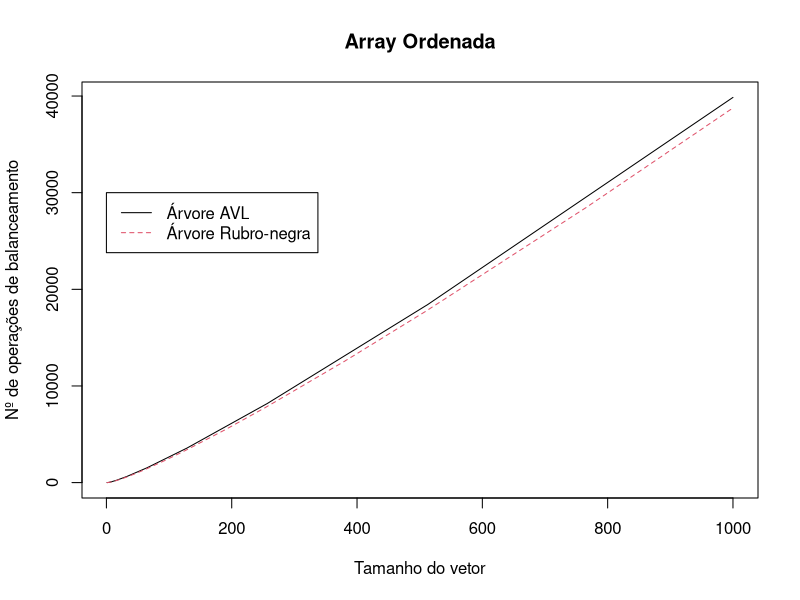

Here is the R script that generated this plot:
avl<-c(0,
       4,
       15,
       23,
       39,
       54,
       70,
       82,
       102,
       122,
       142,
       161,
       181,
       201,
       221,
       237,
       261,
       285,
       309,
       333,
       357,
       381,
       405,
       428,
       452,
       476,
       500,
       524,
       548,
       572,
       596,
       616,
       644,
       672,
       700,
       728,
       756,
       784,
       812,
       840,
       868,
       896,
       924,
       952,
       980,
       1008,
       1036,
       1063,
       1091,
       1119,
       1147,
       1175,
       1203,
       1231,
       1259,
       1287,
       1315,
       1343,
       1371,
       1399,
       1427,
       1455,
       1483,
       1507,
       1539,
       1571,
       1603,
       1635,
       1667,
       1699,
       1731,
       1763,
       1795,
       1827,
       1859,
       1891,
       1923,
       1955,
       1987,
       2019,
       2051,
       2083,
       2115,
       2147,
       2179,
       2211,
       2243,
       2275,
       2307,
       2339,
       2371,
       2403,
       2435,
       2467,
       2499,
       2530,
       2562,
       2594,
       2626,
       2658,
       2690,
       2722,
       2754,
       2786,
       2818,
       2850,
       2882,
       2914,
       2946,
       2978,
       3010,
       3042,
       3074,
       3106,
       3138,
       3170,
       3202,
       3234,
       3266,
       3298,
       3330,
       3362,
       3394,
       3426,
       3458,
       3490,
       3522,
       3550,
       3586,
       3622,
       3658,
       3694,
       3730,
       3766,
       3802,
       3838,
       3874,
       3910,
       3946,
       3982,
       4018,
       4054,
       4090,
       4126,
       4162,
       4198,
       4234,
       4270,
       4306,
       4342,
       4378,
       4414,
       4450,
       4486,
       4522,
       4558,
       4594,
       4630,
       4666,
       4702,
       4738,
       4774,
       4810,
       4846,
       4882,
       4918,
       4954,
       4990,
       5026,
       5062,
       5098,
       5134,
       5170,
       5206,
       5242,
       5278,
       5314,
       5350,
       5386,
       5422,
       5458,
       5494,
       5530,
       5566,
       5602,
       5638,
       5674,
       5710,
       5746,
       5782,
       5818,
       5853,
       5889,
       5925,
       5961,
       5997,
       6033,
       6069,
       6105,
       6141,
       6177,
       6213,
       6249,
       6285,
       6321,
       6357,
       6393,
       6429,
       6465,
       6501,
       6537,
       6573,
       6609,
       6645,
       6681,
       6717,
       6753,
       6789,
       6825,
       6861,
       6897,
       6933,
       6969,
       7005,
       7041,
       7077,
       7113,
       7149,
       7185,
       7221,
       7257,
       7293,
       7329,
       7365,
       7401,
       7437,
       7473,
       7509,
       7545,
       7581,
       7617,
       7653,
       7689,
       7725,
       7761,
       7797,
       7833,
       7869,
       7905,
       7941,
       7977,
       8013,
       8049,
       8085,
       8121,
       8153,
       8193,
       8233,
       8273,
       8313,
       8353,
       8393,
       8433,
       8473,
       8513,
       8553,
       8593,
       8633,
       8673,
       8713,
       8753,
       8793,
       8833,
       8873,
       8913,
       8953,
       8993,
       9033,
       9073,
       9113,
       9153,
       9193,
       9233,
       9273,
       9313,
       9353,
       9393,
       9433,
       9473,
       9513,
       9553,
       9593,
       9633,
       9673,
       9713,
       9753,
       9793,
       9833,
       9873,
       9913,
       9953,
       9993,
       10033,
       10073,
       10113,
       10153,
       10193,
       10233,
       10273,
       10313,
       10353,
       10393,
       10433,
       10473,
       10513,
       10553,
       10593,
       10633,
       10673,
       10713,
       10753,
       10793,
       10833,
       10873,
       10913,
       10953,
       10993,
       11033,
       11073,
       11113,
       11153,
       11193,
       11233,
       11273,
       11313,
       11353,
       11393,
       11433,
       11473,
       11513,
       11553,
       11593,
       11633,
       11673,
       11713,
       11753,
       11793,
       11833,
       11873,
       11913,
       11953,
       11993,
       12033,
       12073,
       12113,
       12153,
       12193,
       12233,
       12273,
       12313,
       12353,
       12393,
       12433,
       12473,
       12513,
       12553,
       12593,
       12633,
       12673,
       12713,
       12753,
       12793,
       12833,
       12873,
       12913,
       12953,
       12993,
       13033,
       13073,
       13113,
       13153,
       13193,
       13233,
       13272,
       13312,
       13352,
       13392,
       13432,
       13472,
       13512,
       13552,
       13592,
       13632,
       13672,
       13712,
       13752,
       13792,
       13832,
       13872,
       13912,
       13952,
       13992,
       14032,
       14072,
       14112,
       14152,
       14192,
       14232,
       14272,
       14312,
       14352,
       14392,
       14432,
       14472,
       14512,
       14552,
       14592,
       14632,
       14672,
       14712,
       14752,
       14792,
       14832,
       14872,
       14912,
       14952,
       14992,
       15032,
       15072,
       15112,
       15152,
       15192,
       15232,
       15272,
       15312,
       15352,
       15392,
       15432,
       15472,
       15512,
       15552,
       15592,
       15632,
       15672,
       15712,
       15752,
       15792,
       15832,
       15872,
       15912,
       15952,
       15992,
       16032,
       16072,
       16112,
       16152,
       16192,
       16232,
       16272,
       16312,
       16352,
       16392,
       16432,
       16472,
       16512,
       16552,
       16592,
       16632,
       16672,
       16712,
       16752,
       16792,
       16832,
       16872,
       16912,
       16952,
       16992,
       17032,
       17072,
       17112,
       17152,
       17192,
       17232,
       17272,
       17312,
       17352,
       17392,
       17432,
       17472,
       17512,
       17552,
       17592,
       17632,
       17672,
       17712,
       17752,
       17792,
       17832,
       17872,
       17912,
       17952,
       17992,
       18032,
       18072,
       18112,
       18152,
       18192,
       18232,
       18272,
       18312,
       18352,
       18388,
       18432,
       18476,
       18520,
       18564,
       18608,
       18652,
       18696,
       18740,
       18784,
       18828,
       18872,
       18916,
       18960,
       19004,
       19048,
       19092,
       19136,
       19180,
       19224,
       19268,
       19312,
       19356,
       19400,
       19444,
       19488,
       19532,
       19576,
       19620,
       19664,
       19708,
       19752,
       19796,
       19840,
       19884,
       19928,
       19972,
       20016,
       20060,
       20104,
       20148,
       20192,
       20236,
       20280,
       20324,
       20368,
       20412,
       20456,
       20500,
       20544,
       20588,
       20632,
       20676,
       20720,
       20764,
       20808,
       20852,
       20896,
       20940,
       20984,
       21028,
       21072,
       21116,
       21160,
       21204,
       21248,
       21292,
       21336,
       21380,
       21424,
       21468,
       21512,
       21556,
       21600,
       21644,
       21688,
       21732,
       21776,
       21820,
       21864,
       21908,
       21952,
       21996,
       22040,
       22084,
       22128,
       22172,
       22216,
       22260,
       22304,
       22348,
       22392,
       22436,
       22480,
       22524,
       22568,
       22612,
       22656,
       22700,
       22744,
       22788,
       22832,
       22876,
       22920,
       22964,
       23008,
       23052,
       23096,
       23140,
       23184,
       23228,
       23272,
       23316,
       23360,
       23404,
       23448,
       23492,
       23536,
       23580,
       23624,
       23668,
       23712,
       23756,
       23800,
       23844,
       23888,
       23932,
       23976,
       24020,
       24064,
       24108,
       24152,
       24196,
       24240,
       24284,
       24328,
       24372,
       24416,
       24460,
       24504,
       24548,
       24592,
       24636,
       24680,
       24724,
       24768,
       24812,
       24856,
       24900,
       24944,
       24988,
       25032,
       25076,
       25120,
       25164,
       25208,
       25252,
       25296,
       25340,
       25384,
       25428,
       25472,
       25516,
       25560,
       25604,
       25648,
       25692,
       25736,
       25780,
       25824,
       25868,
       25912,
       25956,
       26000,
       26044,
       26088,
       26132,
       26176,
       26220,
       26264,
       26308,
       26352,
       26396,
       26440,
       26484,
       26528,
       26572,
       26616,
       26660,
       26704,
       26748,
       26792,
       26836,
       26880,
       26924,
       26968,
       27012,
       27056,
       27100,
       27144,
       27188,
       27232,
       27276,
       27320,
       27364,
       27408,
       27452,
       27496,
       27540,
       27584,
       27628,
       27672,
       27716,
       27760,
       27804,
       27848,
       27892,
       27936,
       27980,
       28024,
       28068,
       28112,
       28156,
       28200,
       28244,
       28288,
       28332,
       28376,
       28420,
       28464,
       28508,
       28552,
       28596,
       28640,
       28684,
       28728,
       28772,
       28816,
       28860,
       28904,
       28948,
       28992,
       29036,
       29080,
       29124,
       29168,
       29212,
       29256,
       29300,
       29344,
       29388,
       29432,
       29476,
       29520,
       29564,
       29608,
       29651,
       29695,
       29739,
       29783,
       29827,
       29871,
       29915,
       29959,
       30003,
       30047,
       30091,
       30135,
       30179,
       30223,
       30267,
       30311,
       30355,
       30399,
       30443,
       30487,
       30531,
       30575,
       30619,
       30663,
       30707,
       30751,
       30795,
       30839,
       30883,
       30927,
       30971,
       31015,
       31059,
       31103,
       31147,
       31191,
       31235,
       31279,
       31323,
       31367,
       31411,
       31455,
       31499,
       31543,
       31587,
       31631,
       31675,
       31719,
       31763,
       31807,
       31851,
       31895,
       31939,
       31983,
       32027,
       32071,
       32115,
       32159,
       32203,
       32247,
       32291,
       32335,
       32379,
       32423,
       32467,
       32511,
       32555,
       32599,
       32643,
       32687,
       32731,
       32775,
       32819,
       32863,
       32907,
       32951,
       32995,
       33039,
       33083,
       33127,
       33171,
       33215,
       33259,
       33303,
       33347,
       33391,
       33435,
       33479,
       33523,
       33567,
       33611,
       33655,
       33699,
       33743,
       33787,
       33831,
       33875,
       33919,
       33963,
       34007,
       34051,
       34095,
       34139,
       34183,
       34227,
       34271,
       34315,
       34359,
       34403,
       34447,
       34491,
       34535,
       34579,
       34623,
       34667,
       34711,
       34755,
       34799,
       34843,
       34887,
       34931,
       34975,
       35019,
       35063,
       35107,
       35151,
       35195,
       35239,
       35283,
       35327,
       35371,
       35415,
       35459,
       35503,
       35547,
       35591,
       35635,
       35679,
       35723,
       35767,
       35811,
       35855,
       35899,
       35943,
       35987,
       36031,
       36075,
       36119,
       36163,
       36207,
       36251,
       36295,
       36339,
       36383,
       36427,
       36471,
       36515,
       36559,
       36603,
       36647,
       36691,
       36735,
       36779,
       36823,
       36867,
       36911,
       36955,
       36999,
       37043,
       37087,
       37131,
       37175,
       37219,
       37263,
       37307,
       37351,
       37395,
       37439,
       37483,
       37527,
       37571,
       37615,
       37659,
       37703,
       37747,
       37791,
       37835,
       37879,
       37923,
       37967,
       38011,
       38055,
       38099,
       38143,
       38187,
       38231,
       38275,
       38319,
       38363,
       38407,
       38451,
       38495,
       38539,
       38583,
       38627,
       38671,
       38715,
       38759,
       38803,
       38847,
       38891,
       38935,
       38979,
       39023,
       39067,
       39111,
       39155,
       39199,
       39243,
       39287,
       39331,
       39375,
       39419,
       39463,
       39507,
       39551,
       39595,
       39639,
       39683,
       39727,
       39771,
       39815,
       39859)
rn<-c(0,
     2,
     12,
     19,
     32,
     41,
     56,
     73,
     88,
     102,
     119,
     139,
     156,
     172,
     191,
     213,
     232,
     256,
     275,
     297,
     316,
     337,
     358,
     382,
     403,
     430,
     451,
     475,
     496,
     519,
     542,
     568,
     591,
     620,
     643,
     669,
     692,
     723,
     746,
     772,
     795,
     824,
     847,
     873,
     896,
     924,
     949,
     977,
     1002,
     1033,
     1058,
     1086,
     1111,
     1145,
     1170,
     1198,
     1223,
     1254,
     1279,
     1307,
     1332,
     1362,
     1389,
     1419,
     1446,
     1479,
     1506,
     1536,
     1563,
     1599,
     1626,
     1656,
     1683,
     1716,
     1743,
     1773,
     1800,
     1838,
     1865,
     1895,
     1922,
     1955,
     1982,
     2012,
     2039,
     2075,
     2102,
     2132,
     2159,
     2192,
     2219,
     2249,
     2276,
     2311,
     2340,
     2372,
     2401,
     2436,
     2465,
     2497,
     2526,
     2564,
     2593,
     2625,
     2654,
     2689,
     2718,
     2750,
     2779,
     2820,
     2849,
     2881,
     2910,
     2945,
     2974,
     3006,
     3035,
     3073,
     3102,
     3134,
     3163,
     3198,
     3227,
     3259,
     3288,
     3325,
     3356,
     3390,
     3421,
     3458,
     3489,
     3523,
     3554,
     3594,
     3625,
     3659,
     3690,
     3727,
     3758,
     3792,
     3823,
     3866,
     3897,
     3931,
     3962,
     3999,
     4030,
     4064,
     4095,
     4135,
     4166,
     4200,
     4231,
     4268,
     4299,
     4333,
     4364,
     4409,
     4440,
     4474,
     4505,
     4542,
     4573,
     4607,
     4638,
     4678,
     4709,
     4743,
     4774,
     4811,
     4842,
     4876,
     4907,
     4950,
     4981,
     5015,
     5046,
     5083,
     5114,
     5148,
     5179,
     5219,
     5250,
     5284,
     5315,
     5352,
     5383,
     5417,
     5448,
     5490,
     5523,
     5559,
     5592,
     5631,
     5664,
     5700,
     5733,
     5775,
     5808,
     5844,
     5877,
     5916,
     5949,
     5985,
     6018,
     6063,
     6096,
     6132,
     6165,
     6204,
     6237,
     6273,
     6306,
     6348,
     6381,
     6417,
     6450,
     6489,
     6522,
     6558,
     6591,
     6639,
     6672,
     6708,
     6741,
     6780,
     6813,
     6849,
     6882,
     6924,
     6957,
     6993,
     7026,
     7065,
     7098,
     7134,
     7167,
     7212,
     7245,
     7281,
     7314,
     7353,
     7386,
     7422,
     7455,
     7497,
     7530,
     7566,
     7599,
     7638,
     7671,
     7707,
     7740,
     7784,
     7819,
     7857,
     7892,
     7933,
     7968,
     8006,
     8041,
     8085,
     8120,
     8158,
     8193,
     8234,
     8269,
     8307,
     8342,
     8389,
     8424,
     8462,
     8497,
     8538,
     8573,
     8611,
     8646,
     8690,
     8725,
     8763,
     8798,
     8839,
     8874,
     8912,
     8947,
     8997,
     9032,
     9070,
     9105,
     9146,
     9181,
     9219,
     9254,
     9298,
     9333,
     9371,
     9406,
     9447,
     9482,
     9520,
     9555,
     9602,
     9637,
     9675,
     9710,
     9751,
     9786,
     9824,
     9859,
     9903,
     9938,
     9976,
     10011,
     10052,
     10087,
     10125,
     10160,
     10212,
     10247,
     10285,
     10320,
     10361,
     10396,
     10434,
     10469,
     10513,
     10548,
     10586,
     10621,
     10662,
     10697,
     10735,
     10770,
     10817,
     10852,
     10890,
     10925,
     10966,
     11001,
     11039,
     11074,
     11118,
     11153,
     11191,
     11226,
     11267,
     11302,
     11340,
     11375,
     11425,
     11460,
     11498,
     11533,
     11574,
     11609,
     11647,
     11682,
     11726,
     11761,
     11799,
     11834,
     11875,
     11910,
     11948,
     11983,
     12030,
     12065,
     12103,
     12138,
     12179,
     12214,
     12252,
     12287,
     12331,
     12366,
     12404,
     12439,
     12480,
     12515,
     12553,
     12588,
     12637,
     12674,
     12714,
     12751,
     12794,
     12831,
     12871,
     12908,
     12954,
     12991,
     13031,
     13068,
     13111,
     13148,
     13188,
     13225,
     13274,
     13311,
     13351,
     13388,
     13431,
     13468,
     13508,
     13545,
     13591,
     13628,
     13668,
     13705,
     13748,
     13785,
     13825,
     13862,
     13914,
     13951,
     13991,
     14028,
     14071,
     14108,
     14148,
     14185,
     14231,
     14268,
     14308,
     14345,
     14388,
     14425,
     14465,
     14502,
     14551,
     14588,
     14628,
     14665,
     14708,
     14745,
     14785,
     14822,
     14868,
     14905,
     14945,
     14982,
     15025,
     15062,
     15102,
     15139,
     15194,
     15231,
     15271,
     15308,
     15351,
     15388,
     15428,
     15465,
     15511,
     15548,
     15588,
     15625,
     15668,
     15705,
     15745,
     15782,
     15831,
     15868,
     15908,
     15945,
     15988,
     16025,
     16065,
     16102,
     16148,
     16185,
     16225,
     16262,
     16305,
     16342,
     16382,
     16419,
     16471,
     16508,
     16548,
     16585,
     16628,
     16665,
     16705,
     16742,
     16788,
     16825,
     16865,
     16902,
     16945,
     16982,
     17022,
     17059,
     17108,
     17145,
     17185,
     17222,
     17265,
     17302,
     17342,
     17379,
     17425,
     17462,
     17502,
     17539,
     17582,
     17619,
     17659,
     17696,
     17747,
     17786,
     17828,
     17867,
     17912,
     17951,
     17993,
     18032,
     18080,
     18119,
     18161,
     18200,
     18245,
     18284,
     18326,
     18365,
     18416,
     18455,
     18497,
     18536,
     18581,
     18620,
     18662,
     18701,
     18749,
     18788,
     18830,
     18869,
     18914,
     18953,
     18995,
     19034,
     19088,
     19127,
     19169,
     19208,
     19253,
     19292,
     19334,
     19373,
     19421,
     19460,
     19502,
     19541,
     19586,
     19625,
     19667,
     19706,
     19757,
     19796,
     19838,
     19877,
     19922,
     19961,
     20003,
     20042,
     20090,
     20129,
     20171,
     20210,
     20255,
     20294,
     20336,
     20375,
     20432,
     20471,
     20513,
     20552,
     20597,
     20636,
     20678,
     20717,
     20765,
     20804,
     20846,
     20885,
     20930,
     20969,
     21011,
     21050,
     21101,
     21140,
     21182,
     21221,
     21266,
     21305,
     21347,
     21386,
     21434,
     21473,
     21515,
     21554,
     21599,
     21638,
     21680,
     21719,
     21773,
     21812,
     21854,
     21893,
     21938,
     21977,
     22019,
     22058,
     22106,
     22145,
     22187,
     22226,
     22271,
     22310,
     22352,
     22391,
     22442,
     22481,
     22523,
     22562,
     22607,
     22646,
     22688,
     22727,
     22775,
     22814,
     22856,
     22895,
     22940,
     22979,
     23021,
     23060,
     23119,
     23158,
     23200,
     23239,
     23284,
     23323,
     23365,
     23404,
     23452,
     23491,
     23533,
     23572,
     23617,
     23656,
     23698,
     23737,
     23788,
     23827,
     23869,
     23908,
     23953,
     23992,
     24034,
     24073,
     24121,
     24160,
     24202,
     24241,
     24286,
     24325,
     24367,
     24406,
     24460,
     24499,
     24541,
     24580,
     24625,
     24664,
     24706,
     24745,
     24793,
     24832,
     24874,
     24913,
     24958,
     24997,
     25039,
     25078,
     25129,
     25168,
     25210,
     25249,
     25294,
     25333,
     25375,
     25414,
     25462,
     25501,
     25543,
     25582,
     25627,
     25666,
     25708,
     25747,
     25804,
     25843,
     25885,
     25924,
     25969,
     26008,
     26050,
     26089,
     26137,
     26176,
     26218,
     26257,
     26302,
     26341,
     26383,
     26422,
     26473,
     26512,
     26554,
     26593,
     26638,
     26677,
     26719,
     26758,
     26806,
     26845,
     26887,
     26926,
     26971,
     27010,
     27052,
     27091,
     27145,
     27184,
     27226,
     27265,
     27310,
     27349,
     27391,
     27430,
     27478,
     27517,
     27559,
     27598,
     27643,
     27682,
     27724,
     27763,
     27814,
     27853,
     27895,
     27934,
     27979,
     28018,
     28060,
     28099,
     28147,
     28186,
     28228,
     28267,
     28312,
     28351,
     28393,
     28432,
     28488,
     28529,
     28573,
     28614,
     28661,
     28702,
     28746,
     28787,
     28837,
     28878,
     28922,
     28963,
     29010,
     29051,
     29095,
     29136,
     29189,
     29230,
     29274,
     29315,
     29362,
     29403,
     29447,
     29488,
     29538,
     29579,
     29623,
     29664,
     29711,
     29752,
     29796,
     29837,
     29893,
     29934,
     29978,
     30019,
     30066,
     30107,
     30151,
     30192,
     30242,
     30283,
     30327,
     30368,
     30415,
     30456,
     30500,
     30541,
     30594,
     30635,
     30679,
     30720,
     30767,
     30808,
     30852,
     30893,
     30943,
     30984,
     31028,
     31069,
     31116,
     31157,
     31201,
     31242,
     31301,
     31342,
     31386,
     31427,
     31474,
     31515,
     31559,
     31600,
     31650,
     31691,
     31735,
     31776,
     31823,
     31864,
     31908,
     31949,
     32002,
     32043,
     32087,
     32128,
     32175,
     32216,
     32260,
     32301,
     32351,
     32392,
     32436,
     32477,
     32524,
     32565,
     32609,
     32650,
     32706,
     32747,
     32791,
     32832,
     32879,
     32920,
     32964,
     33005,
     33055,
     33096,
     33140,
     33181,
     33228,
     33269,
     33313,
     33354,
     33407,
     33448,
     33492,
     33533,
     33580,
     33621,
     33665,
     33706,
     33756,
     33797,
     33841,
     33882,
     33929,
     33970,
     34014,
     34055,
     34117,
     34158,
     34202,
     34243,
     34290,
     34331,
     34375,
     34416,
     34466,
     34507,
     34551,
     34592,
     34639,
     34680,
     34724,
     34765,
     34818,
     34859,
     34903,
     34944,
     34991,
     35032,
     35076,
     35117,
     35167,
     35208,
     35252,
     35293,
     35340,
     35381,
     35425,
     35466,
     35522,
     35563,
     35607,
     35648,
     35695,
     35736,
     35780,
     35821,
     35871,
     35912,
     35956,
     35997,
     36044,
     36085,
     36129,
     36170,
     36223,
     36264,
     36308,
     36349,
     36396,
     36437,
     36481,
     36522,
     36572,
     36613,
     36657,
     36698,
     36745,
     36786,
     36830,
     36871,
     36930,
     36971,
     37015,
     37056,
     37103,
     37144,
     37188,
     37229,
     37279,
     37320,
     37364,
     37405,
     37452,
     37493,
     37537,
     37578,
     37631,
     37672,
     37716,
     37757,
     37804,
     37845,
     37889,
     37930,
     37980,
     38021,
     38065,
     38106,
     38153,
     38194,
     38238,
     38279,
     38335,
     38376,
     38420,
     38461,
     38508,
     38549,
     38593,
     38634,
     38684,
     38725,
     38769)

x<-seq(1,1000,1000)
y<-cbind(avl,rn)
matplot(y, type = "l", main = "Array Ordenada", xlab = "Tamanho do vetor", ylab = "Nº de operações de balanceamento")
legend(0,30000,c("Árvore AVL","Árvore Rubro-negra"),lty = c(1,2),col = c(1,2))